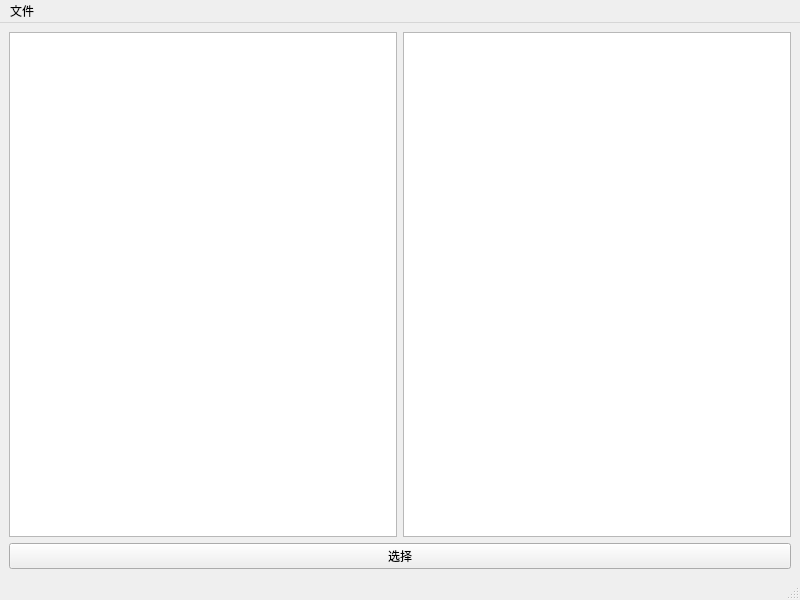
<?xml version="1.0" encoding="UTF-8"?>
<ui version="4.0">
 <class>ShaderWindow</class>
 <widget class="QMainWindow" name="ShaderWindow">
  <property name="geometry">
   <rect>
    <x>0</x>
    <y>0</y>
    <width>800</width>
    <height>600</height>
   </rect>
  </property>
  <property name="windowTitle">
   <string>着色器编辑</string>
  </property>
  <widget class="QWidget" name="centralwidget">
   <layout class="QVBoxLayout" name="verticalLayout">
    <item>
     <layout class="QHBoxLayout" name="horizontalLayout">
      <item>
       <widget class="QTreeView" name="treeView"/>
      </item>
      <item>
       <widget class="QPlainTextEdit" name="plainTextEdit"/>
      </item>
     </layout>
    </item>
    <item>
     <layout class="QHBoxLayout" name="horizontalLayout_2">
      <item>
       <widget class="QPushButton" name="pushButton">
        <property name="text">
         <string>选择</string>
        </property>
       </widget>
      </item>
     </layout>
    </item>
   </layout>
  </widget>
  <widget class="QMenuBar" name="menubar">
   <property name="geometry">
    <rect>
     <x>0</x>
     <y>0</y>
     <width>800</width>
     <height>23</height>
    </rect>
   </property>
   <widget class="QMenu" name="menu">
    <property name="title">
     <string>文件</string>
    </property>
    <addaction name="action1"/>
    <addaction name="action2"/>
   </widget>
   <addaction name="menu"/>
  </widget>
  <widget class="QStatusBar" name="statusbar"/>
  <action name="action1">
   <property name="text">
    <string>导入</string>
   </property>
  </action>
  <action name="action2">
   <property name="text">
    <string>导出</string>
   </property>
  </action>
 </widget>
 <resources/>
 <connections/>
</ui>
